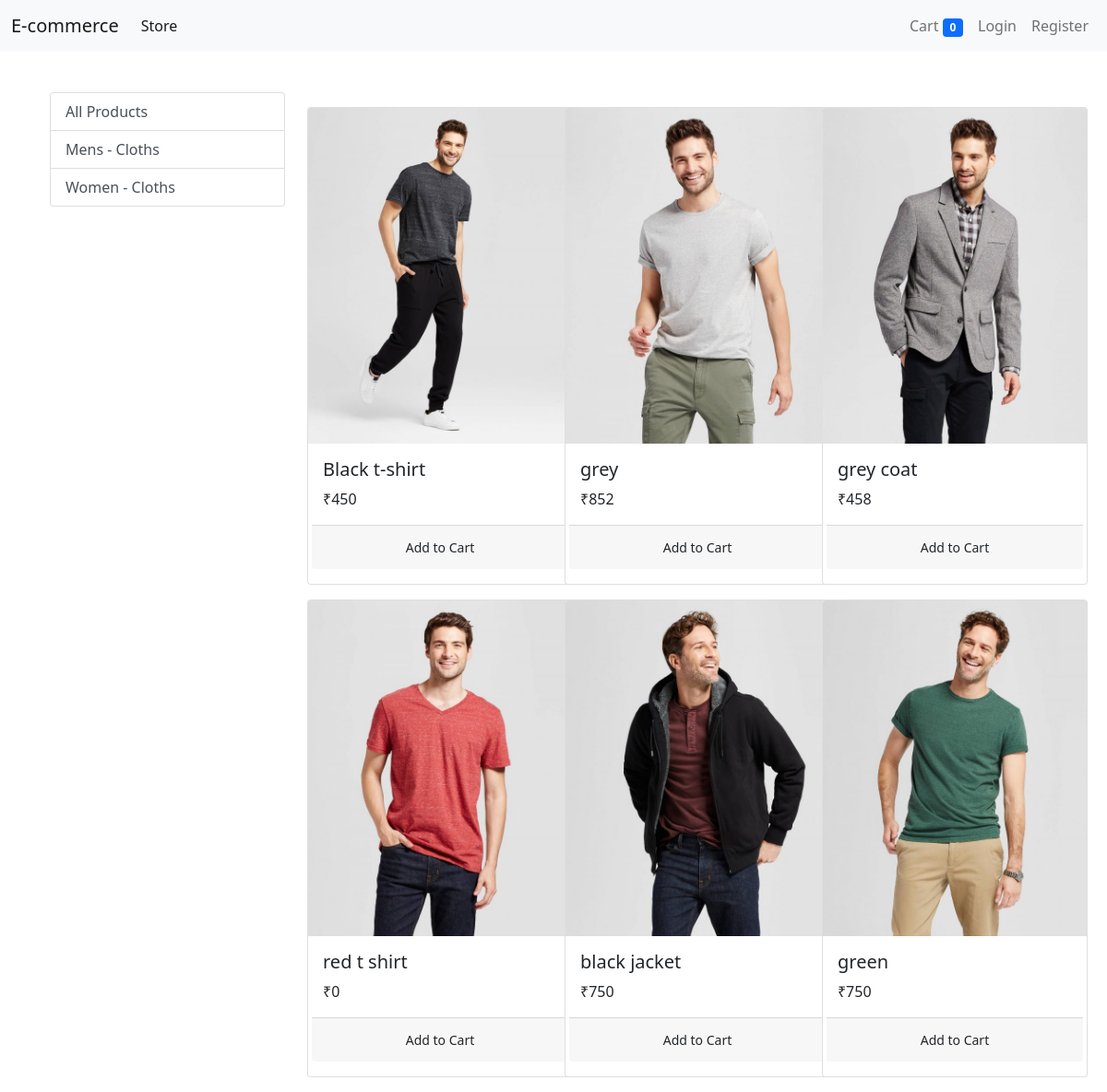
The page / on the database its author committed.
### categories/models.py (models this page shows, shortened)
class Categories(models.Model):
    name = models.CharField(max_length=20)
    @staticmethod
    def get_categories():
        return Categories.objects.all()

### products/models.py (models this page shows, shortened)
class Product(models.Model):
    title = models.CharField(max_length=50)
    price = models.IntegerField(default=0)
    category = models.ForeignKey(Categories ,on_delete=models.CASCADE,default=1)
    description = models.CharField(max_length=200,default="Hey its Cool")
    images =  models.ImageField(upload_to="products_images/")
    @staticmethod
    def get_products():
        return Product.objects.all()

### products/views.py (the view, shortened to what this page needs)
# urls.py: path('', Index.as_view(),name="home_page"),
class Index(View):
    def get(self,request):
        cart = request.session.get('cart')
        prod_id = request.GET.get('details')
        if not cart:
            request.session['cart'] = {}
        prod = None
        cat = Categories.get_categories()
        category_id = request.GET.get('Category')
        if category_id:
            prod = Product.get_product_by_category(category_id)
        else:
            prod = Product.get_products()
        return render(request, 'index.html',{'products' : prod,'categories' : cat})

### products/templatetags/cart.py (called while the page is built)
@register.filter(name='is_in_cart')
def is_in_cart(product,cart):
    keys = cart.keys()
    for key in keys:
        if int(key) == product.id:
            return True
    return False

@register.filter(name="currency")
def currency(number):
	return "₹"+str(number)

### templates/index.html (shortened to what this page needs)
{% extends 'base.html' %}
{% block content %}
{% load cart %}
    <div class="container" style="margin-top: 100px">
        <div class="row mx-auto">
            <div class="col-lg-3 col-md-3 col-sm-10 col-12 mx-auto">
                <div class="list-group">
                        <a href="/" class="list-group-item list-group-item-action">All Products</a>
                    {% for cat in categories %}
                    <a href="/?Category={{ cat.id }}" class="list-group-item list-group-item-action">{{ cat.name }}</a>
                    {% endfor %}
                </div>
            </div>
            <div class="product col-lg-9 mt-3">
                <div class="row">
                        {% for product in products %}
                        <div class="col-lg-4 col-md-4 col-sm-10 col-12 mx-auto" >
                                <div class="card mx-auto mb-3" id="{{ product.id }}" style="width: 18rem;">
                                    <a href="/?details={{ product.id }}">
                                        <img src="{{ product.images.url }}" class="card-img-top" alt="..." /></a>
                                            <div class="card-body">
                                                <h5 class="card-title">{{ product.title }}</h5>
                                                <p class="card-text">{{ product.price|currency }}</p>
                                                <div class="card-footer row nu-gutter ">
                                                    {% if product|is_in_cart:request.session.cart %}
                                                        <div class="row p-2 mx-auto">
                                                            <form action="/#{{ product.id }}" method="POST">
                                                                {% csrf_token %}
                                                                <input type="hidden" name="prod_id" value="{{ product.id }}">
                                                                <input type="hidden" name="remove" value="True" >
                                                                <input type="submit" value="-" class="col-2 btn btn-block btn-secondary">
                                                            </form>
                                                            <div class="text-center col">{{ product|cart_count:request.session.cart }}</div>
                                                            <form action="/#{{ product.id }}" method="POST">
                                                                {% csrf_token %}
                                                                <input type="hidden" name="prod_id" value="{{ product.id }}">
                                                                <input type="submit" value="+" class="col-2 btn btn-block btn-secondary">
                                                            </form>
                                                        </div>
                                                    {% else %}
                                                        <form action="/#{{ product.id }}" method="POST" class="btn-block">
                                                            <input href="#" type="submit" class="btn btn-block form-control btn-sm" value="Add to Cart">
                                                        </form>
                                                    {% endif %}
                                                </div>
                                            </div>
                                </div>
                        </div>
                        {% endfor%}
                </div>
            </div>
        </div>
    </div>
{% endblock %}

### rows shown on the page
Categories: name "Mens - Cloths"
Categories: name "Women - Cloths"
Product: {{ product.id }} 1 (drawn), images (picture), title "Black t-shirt", price "₹450"
Product: images (picture), title "grey", price "₹852"
Product: images (picture), title "grey coat", price "₹458"
Product: images (picture), title "red t shirt", price "₹0"
Product: images (picture), title "black jacket", price "₹750"
Product: images (picture), title "green", price "₹750"

### other values the page prints
{{ request.session.cart.keys|length }} "0"
